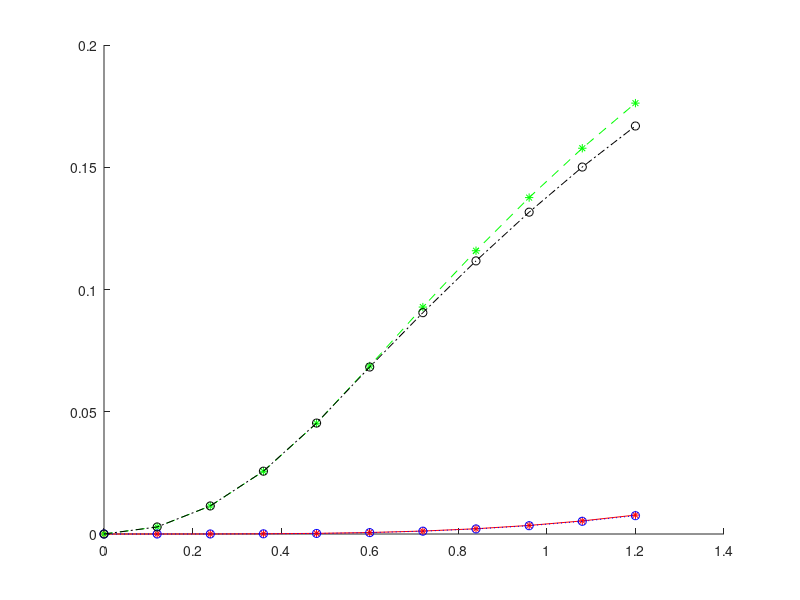

MATLAB code to generate this figure:
clc
clear
K=[3,-1;-1,1]*2;
M=[30,0;0,10]/4;%[6,1;1,2]/12;%;
[P,D]=eig(K,M)
omega1=sqrt(D(1,1));
omega2=sqrt(D(2,2));
t=0:0.12:1.2;
t0=0.5;
for i=1:length(t)
    if(t(i)<=t0)
    x(1,i)=P(2,1)*1/(omega1^2)*(1-cos(omega1*t(i)));
    x(2,i)=P(2,2)*1/(omega2^2)*(1-cos(omega2*t(i)));
    else
    x(1,i)=P(2,1)*1/(omega1^2)*(-cos(omega1*t(i))+cos(omega1*(t(i)-t0)));
    x(2,i)=P(2,2)*1/(omega2^2)*(-cos(omega2*t(i))+cos(omega2*(t(i)-t0)));
    end
end

u=P*x;

hold on
newmarkt=0:0.12:1.2;
newmark=[0.00000000,0.00000000;
         0.00000275,0.00287174;
         0.00002193,0.01145402;
         0.00009009,0.02564859;
         0.00026063,0.04529332;
         0.00060524,0.06872886;
         0.00120669,0.09281847;
         0.00214866,0.11585673;
         0.00350832,0.13759002;
         0.00535303,0.15778453;
         0.00773873,0.17622961]';
newmark1=newmark(1,:);%[0,0.0003,0.0020,0.0081,0.0222,0.0484,0.0893,0.1442,0.2091,0.2764,0.3360];
newmark2=newmark(2,:);%[0,0.0280,0.1089,0.2340,0.3900,0.5471,0.6628,0.7147,0.7029,0.6360,0.5285];
plot(newmarkt,newmark1,'*r-')
plot(newmarkt,newmark2,'*g--')
plot(t,u(1,:),'ob:')
plot(t,u(2,:),'ok-.')
